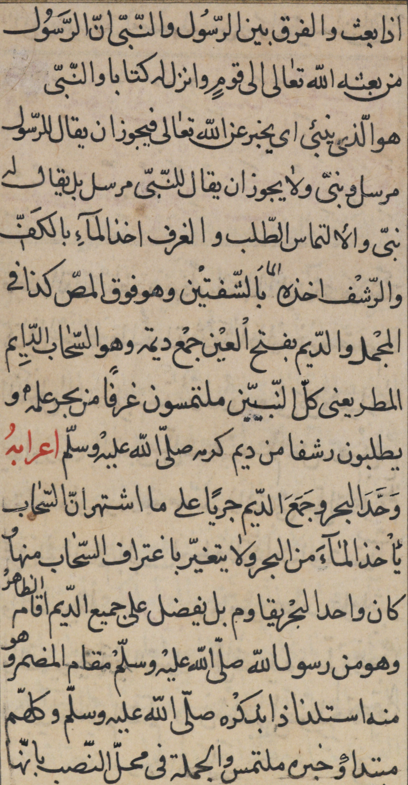
#> input picture src/segmentation_PP/Dataset_for_test/1.png, 408 x 785 px; its folder holds only this picture in this run
$ python -i preprocessing.py   (imports and definitions only)
#> lines starting #> are read from the running program, lines starting #| are printed output that depends on the picture; after the words box and inside, x2 and y2 are one past the last pixel; in counts of white or black regions, pixels touching at a corner belong together
#> further down, picture is the input picture: shape (785, 408, 3); mean B, G, R 137.6, 158.6, 174.5

import numpy as np
import cv2
import os

# [34 lines left out: functions load_images_from_folder, Normalization, binary_thresholding, adaptive_thresholding, median_subtract, not called in this run]


# Morphological operation
def edge_detection_dilation_erosion(img):
    edges=cv2.Canny(img, 100, 100)
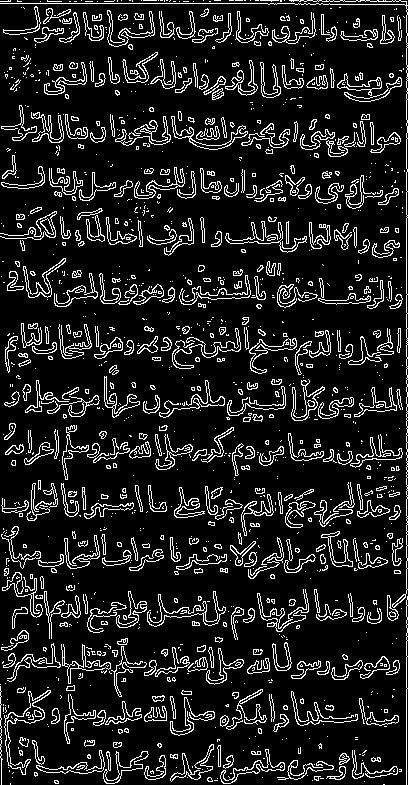
#> edges: shape (785, 408); 12.2% white in thin lines or dots
    edges=cv2.bitwise_not(edges)
#> edges: shape (785, 408); 87.8% white; black in thin lines or dots
    kernel = np.ones((3,3),np.uint8)
    dilation = cv2.dilate(cv2.bitwise_not(edges),kernel,iterations = 1)
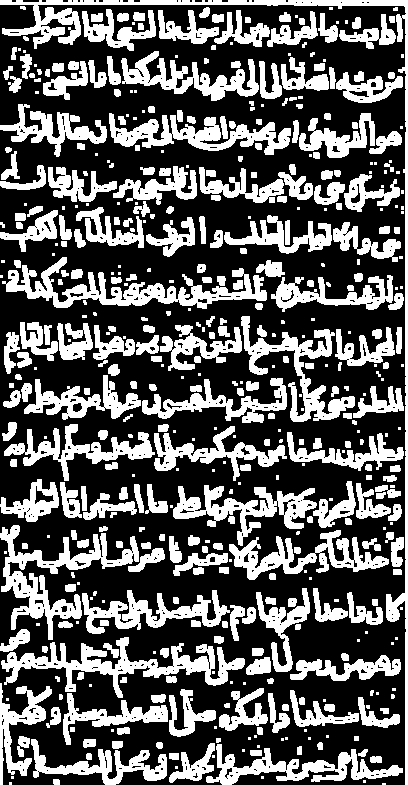
#> dilation: shape (785, 408); 36.4% white; 478 white regions (171 under 20 px), largest, box (x1, y1, x2, y2) and area: (0, 0, 408, 785) 6233, (2, 257, 267, 309) 4287, (1, 637, 245, 698) 4269
    dilation=cv2.bitwise_not(dilation)
    kernel1 = np.ones((9,9),np.uint8)
    erosion=cv2.erode(cv2.bitwise_not(img), kernel1,iterations=1)
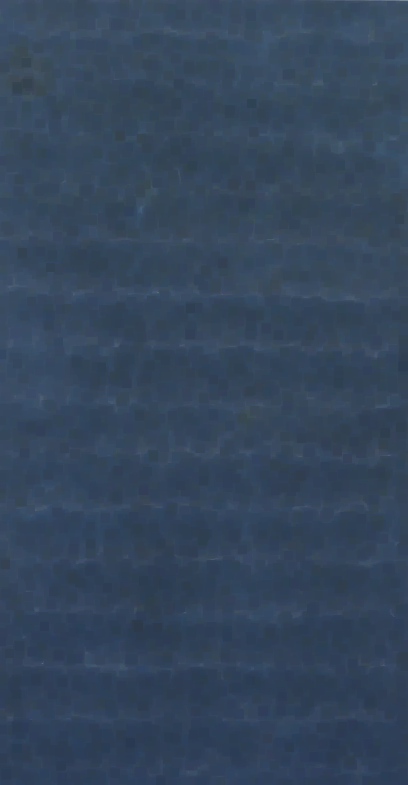
#> erosion: shape (785, 408, 3); mean B, G, R 92.1, 70.5, 52.8
    erosion=cv2.bitwise_not(erosion)
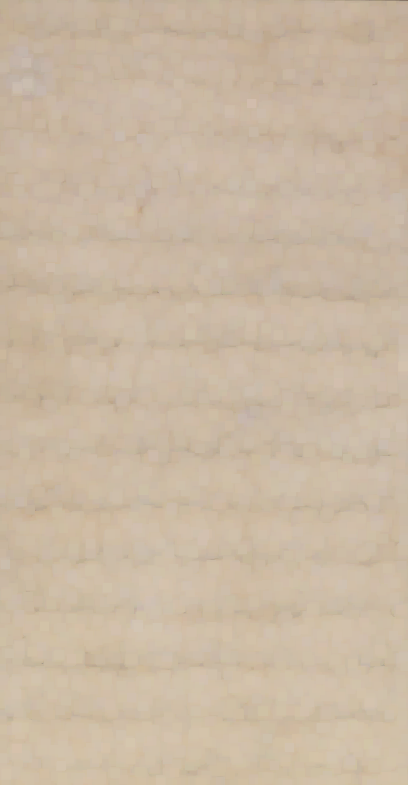
#> erosion: shape (785, 408, 3); mean B, G, R 162.9, 184.5, 202.2
    return (edges, dilation, erosion)


# [83 lines left out: functions Filters, Remove_borders, not called in this run]

>>> import cv2
>>> picture = cv2.imread('Dataset_for_test/1.png')
>>> result = edge_detection_dilation_erosion(picture)
